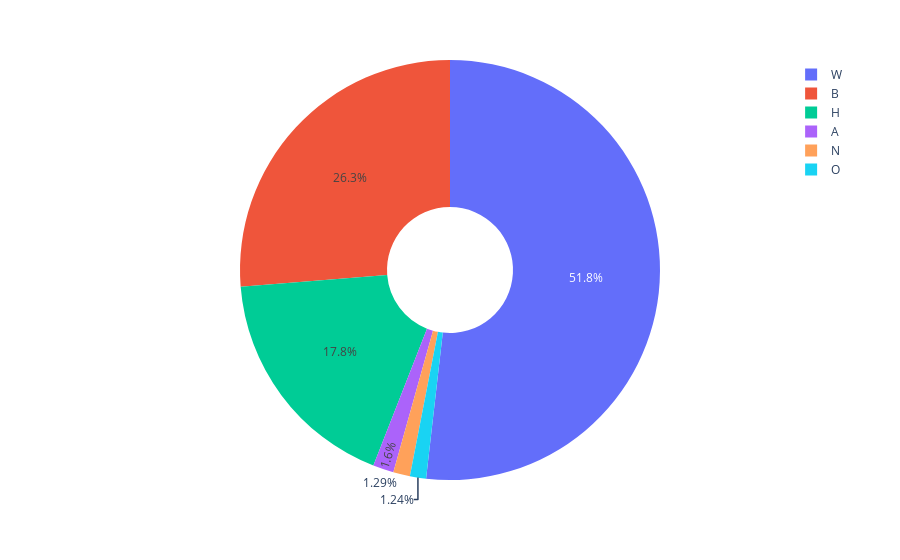

The notebook cell this image was saved under:
### Code cell
fig = px.pie(values=df_killed_by_race.values, names=df_killed_by_race.index, hole=.3)
fig.show()

### Figure 1 — Plotly figure (JSON) as saved in the notebook; plotly's stock layout.template omitted (floating-point values rounded to 4 significant figures)
{"data": [{"domain": {"x": [0, 1], "y": [0, 1]}, "hole": 0.3, "hovertemplate": "label=%{label}<br>value=%{value}<extra></extra>", "labels": ["A", "B", "H", "N", "O", "W"], "legendgroup": "", "name": "", "showlegend": true, "type": "pie", "values": [36, 592, 401, 29, 28, 1168]}], "layout": {"legend": {"tracegroupgap": 0}, "margin": {"t": 60}}}
